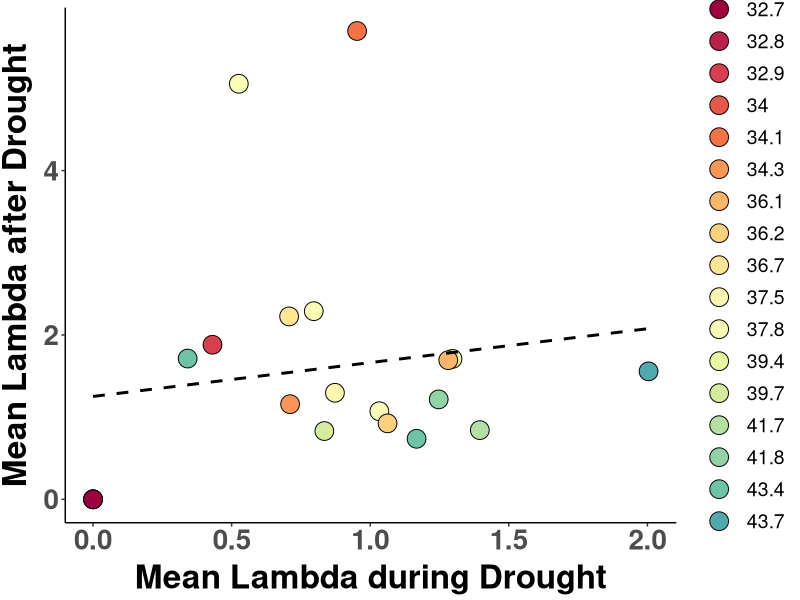
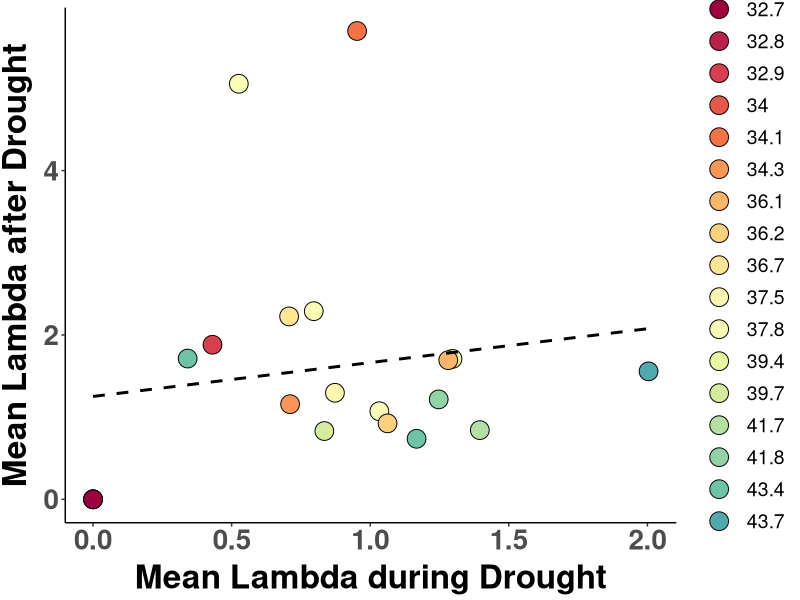

These charts were generated, in order, by the following R code:
##################################################################################
#### PROJECT: Evolutionary rescue of Mimulus cardinalis populations during extreme drought
#### PURPOSE OF THIS SCRIPT: Correlate lambda decline vs recovery as a quick check for density dependence
#### AUTHOR: Daniel Anstett
#### DATE LAST MODIFIED: 20230815
###################################################################################

#Library install and import
library(tidyverse) 
library(car)
library(RColorBrewer)
library(cowplot)

#Import population metadata
pop_meta <- read_csv("data/genomic_data/pop_meta_data.csv") %>% dplyr::select(Site, Paper_ID) #just to get translation of pop names <--> numbers
pop_meta[20,1] <- "Mill Creek" #Fill in missing information
pop_meta[20,2] <- 12

#Import Demography Data
demog_recovery <- read_csv("data/demography data/siteYear.lambda_responses_2010-2019.csv") #%>% 
  #filter(Site!="Mill Creek") %>% filter(Site!= "Buck Meadows")


###########################################################################################################

# N-S color gradient
lat_cols=colorRampPalette(brewer.pal(11,"Spectral"))
n.sites <- 20
color.list <- lat_cols(n.sites)


cor.test(demog_recovery$lambda.mean.drought, demog_recovery$lambda.mean.recovery, method = 'pearson')

#Plot lambda decline vs lamda recovery
ggplot(demog_recovery, aes(x=lambda.mean.drought, y=lambda.mean.recovery)) + 
  geom_point(aes(fill=as.factor(round(Latitude, 1))),shape=21,size =6)+
  geom_smooth(method=lm,color="black", lty="dashed", se=FALSE)+
  scale_y_continuous(name="Mean Lambda after Drought")+#, limits=c(-0.3,2.5),breaks=seq(0,2.5,0.5))+
  scale_x_continuous(name="Mean Lambda during Drought")+
  #, limits=c(0.2,0.35),breaks=seq(0.1,0.35,0.05))+
  scale_fill_manual(values=color.list) +
  theme_classic() + theme(
    axis.text.x = element_text(size=20, face="bold"),
    axis.text.y = element_text(size=20,face="bold"),
    axis.title.x = element_text(color="black", size=24, vjust = 0.5, face="bold"),
    axis.title.y = element_text(color="black", size=24,vjust = 1.7, face="bold",hjust=0.5),
    legend.title = element_blank(),
    legend.text = element_text(size = 14),  # Increase the size of the legend text
    legend.key.size = unit(2, "lines"),  # Increase the size of the legend dots
    legend.key.height = unit(1.6, "lines") #Reduce hight
  )

ggsave("Graphs/Demography/decline_vs_recovery.pdf",width=8, height = 6, units = "in")

